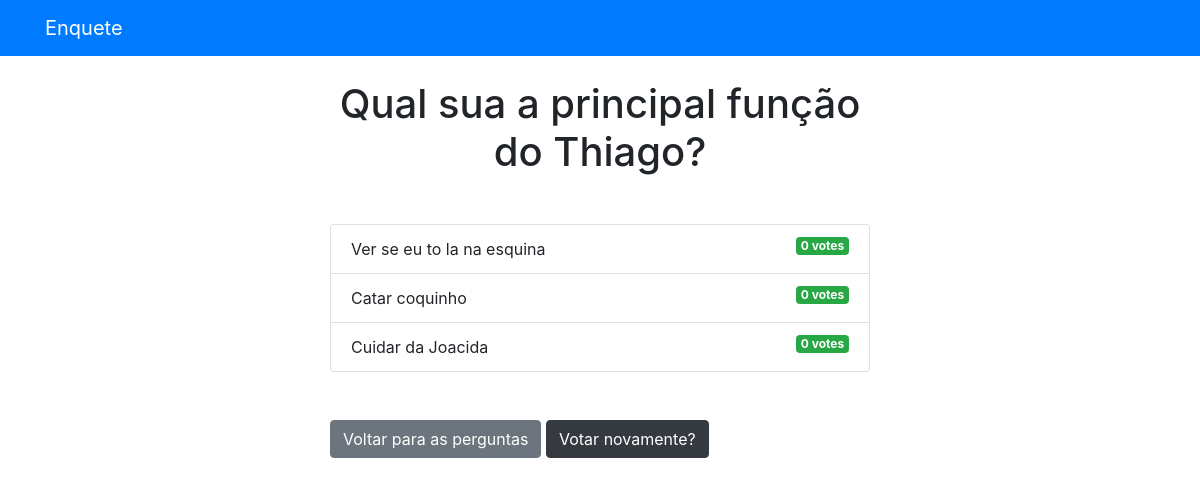
The app's page /polls/2/results/ with its own data.
### polls/models.py (models this page shows, shortened)
class Question(models.Model):
    question_text = models.CharField(max_length=200)
    pub_date = models.DateTimeField('date published')

class Choice(models.Model):
    question = models.ForeignKey(Question, on_delete=models.CASCADE)
    choice_text = models.CharField(max_length=200)
    votes = models.IntegerField(default=0)

### polls/views.py (the view)
# urls.py: path('<int:question_id>/results/', views.results, name='results'),
def results(request, question_id):
    question = get_object_or_404(Question, pk=question_id)
    return render(request, 'polls/results.html', {'question': question})

### templates/polls/results.html
{% extends 'base.html' %}
{% block content %}
<h1 class="mb-5 text-center">{{ question.question_text }}</h1>
<ul class="list-group mb-5">
    {% for choice in question.choice_set.all %}
    <li class="list-group-item">
        {{ choice.choice_text }} <span class="badge badge-success float-right">{{ choice.votes }}
            vote{{ choice.votes | pluralize }}</span>
    </li>
    {% endfor %}
</ul>
<a class="btn btn-secondary" href="{% url 'polls:index' %}">Voltar para as perguntas</a>
<a class="btn btn-dark" href="{% url 'polls:detail' question.id %}">Votar novamente?</a>
{% endblock %}

### templates/base.html (shortened to what this page needs)
<!DOCTYPE html>
<html lang="en">
<head>
    <link rel="stylesheet" href="https://stackpath.bootstrapcdn.com/bootstrap/4.3.1/css/bootstrap.min.css"
>
</head>
<body>
    {% include 'partials/_navbar.html' %}
    <div class="container">
        <div class="row">
            <div class="col-md-6 m-auto">
                {% block content %}{% endblock %}
            </div>
        </div>
    </div>
</body>
</html>

### templates/partials/_navbar.html
<nav class="navbar navbar-dark bg-primary mb-4">
    <div class="container">
        <a href="/" class="navbar-brand">Enquete</a>
    </div>
</nav>

### records on screen
Question: question_text "Qual sua a principal função do Thiago?"
Choice: choice_text "Ver se eu to la na esquina", votes "0", votes|pluralize "s"
Choice: choice_text "Catar coquinho", votes "0", votes|pluralize "s"
Choice: choice_text "Cuidar da Joacida", votes "0", votes|pluralize "s"
